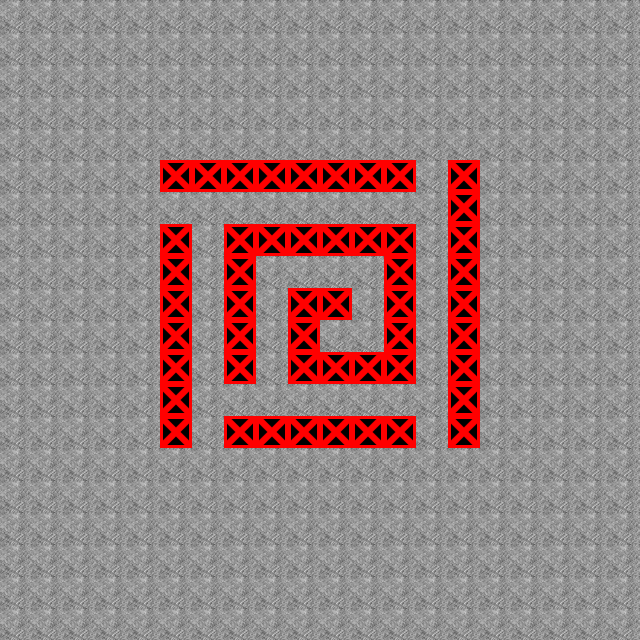

This is a level from a 2D game, rendered from its Tiled map with the project's own tilesets. A one-line summary and the complete map file follow:
An orthogonal 20x20 tile map with 32x32 px tiles, 2 tile layers (layer1, collidable).

<map version="1.9" tiledversion="1.9.2" orientation="orthogonal" renderorder="right-down" width="20" height="20" tilewidth="32" tileheight="32" infinite="0" nextlayerid="3" nextobjectid="1">
 <tileset firstgid="1" source="examplesheetTileSet.tsx" />
 <layer id="1" name="layer1" width="20" height="20">
  <data encoding="csv">
2,2,2,2,2,2,2,2,2,2,2,2,2,2,2,2,2,2,2,2,
2,2,2,2,2,2,2,2,2,2,2,2,2,2,2,2,2,2,2,2,
2,2,2,2,2,2,2,2,2,2,2,2,2,2,2,2,2,2,2,2,
2,2,2,2,2,2,2,2,2,2,2,2,2,2,2,2,2,2,2,2,
2,2,2,2,2,2,2,2,2,2,2,2,2,2,2,2,2,2,2,2,
2,2,2,2,2,2,2,2,2,2,2,2,2,2,2,2,2,2,2,2,
2,2,2,2,2,2,2,2,2,2,2,2,2,2,2,2,2,2,2,2,
2,2,2,2,2,2,2,2,2,2,2,2,2,2,2,2,2,2,2,2,
2,2,2,2,2,2,2,2,2,2,2,2,2,2,2,2,2,2,2,2,
2,2,2,2,2,2,2,2,2,2,2,2,2,2,2,2,2,2,2,2,
2,2,2,2,2,2,2,2,2,2,2,2,2,2,2,2,2,2,2,2,
2,2,2,2,2,2,2,2,2,2,2,2,2,2,2,2,2,2,2,2,
2,2,2,2,2,2,2,2,2,2,2,2,2,2,2,2,2,2,2,2,
2,2,2,2,2,2,2,2,2,2,2,2,2,2,2,2,2,2,2,2,
2,2,2,2,2,2,2,2,2,2,2,2,2,2,2,2,2,2,2,2,
2,2,2,2,2,2,2,2,2,2,2,2,2,2,2,2,2,2,2,2,
2,2,2,2,2,2,2,2,2,2,2,2,2,2,2,2,2,2,2,2,
2,2,2,2,2,2,2,2,2,2,2,2,2,2,2,2,2,2,2,2,
2,2,2,2,2,2,2,2,2,2,2,2,2,2,2,2,2,2,2,2,
2,2,2,2,2,2,2,2,2,2,2,2,2,2,2,2,2,2,2,2
</data>
 </layer>
 <layer id="2" name="collidable" width="20" height="20">
  <properties>
   <property name="&quot;blocked&quot;" value="true" />
  </properties>
  <data encoding="csv">
0,0,0,0,0,0,0,0,0,0,0,0,0,0,0,0,0,0,0,0,
0,0,0,0,0,0,0,0,0,0,0,0,0,0,0,0,0,0,0,0,
0,0,0,0,0,0,0,0,0,0,0,0,0,0,0,0,0,0,0,0,
0,0,0,0,0,0,0,0,0,0,0,0,0,0,0,0,0,0,0,0,
0,0,0,0,0,0,0,0,0,0,0,0,0,0,0,0,0,0,0,0,
0,0,0,0,0,1,1,1,1,1,1,1,1,0,1,0,0,0,0,0,
0,0,0,0,0,0,0,0,0,0,0,0,0,0,1,0,0,0,0,0,
0,0,0,0,0,1,0,1,1,1,1,1,1,0,1,0,0,0,0,0,
0,0,0,0,0,1,0,1,0,0,0,0,1,0,1,0,0,0,0,0,
0,0,0,0,0,1,0,1,0,1,1,0,1,0,1,0,0,0,0,0,
0,0,0,0,0,1,0,1,0,1,0,0,1,0,1,0,0,0,0,0,
0,0,0,0,0,1,0,1,0,1,1,1,1,0,1,0,0,0,0,0,
0,0,0,0,0,1,0,0,0,0,0,0,0,0,1,0,0,0,0,0,
0,0,0,0,0,1,0,1,1,1,1,1,1,0,1,0,0,0,0,0,
0,0,0,0,0,0,0,0,0,0,0,0,0,0,0,0,0,0,0,0,
0,0,0,0,0,0,0,0,0,0,0,0,0,0,0,0,0,0,0,0,
0,0,0,0,0,0,0,0,0,0,0,0,0,0,0,0,0,0,0,0,
0,0,0,0,0,0,0,0,0,0,0,0,0,0,0,0,0,0,0,0,
0,0,0,0,0,0,0,0,0,0,0,0,0,0,0,0,0,0,0,0,
0,0,0,0,0,0,0,0,0,0,0,0,0,0,0,0,0,0,0,0
</data>
 </layer>
</map>